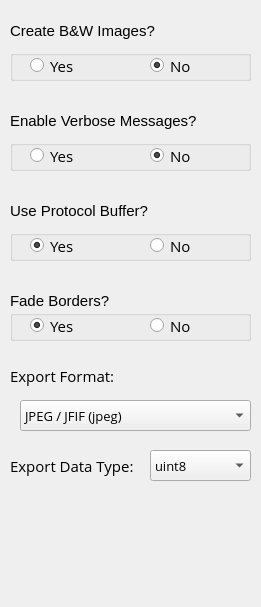
            <widget class="QWidget" name="page_2">
             <property name="geometry">
              <rect>
               <x>0</x>
               <y>0</y>
               <width>261</width>
               <height>607</height>
              </rect>
             </property>
             <attribute name="label">
              <string>Output Options</string>
             </attribute>
             <widget class="QLabel" name="label_50">
              <property name="geometry">
               <rect>
                <x>10</x>
                <y>290</y>
                <width>241</width>
                <height>21</height>
               </rect>
              </property>
              <property name="font">
               <font>
                <pointsize>11</pointsize>
                <weight>50</weight>
                <bold>false</bold>
               </font>
              </property>
              <property name="text">
               <string>Fade Borders?</string>
              </property>
             </widget>
             <widget class="QGroupBox" name="grpProtocol">
              <property name="geometry">
               <rect>
                <x>10</x>
                <y>230</y>
                <width>241</width>
                <height>31</height>
               </rect>
              </property>
              <property name="font">
               <font>
                <family>Open Sans</family>
                <pointsize>11</pointsize>
                <weight>50</weight>
                <bold>false</bold>
               </font>
              </property>
              <property name="styleSheet">
               <string notr="true"/>
              </property>
              <property name="title">
               <string/>
              </property>
              <widget class="QRadioButton" name="rdoPBYes">
               <property name="geometry">
                <rect>
                 <x>20</x>
                 <y>0</y>
                 <width>86</width>
                 <height>31</height>
                </rect>
               </property>
               <property name="font">
                <font>
                 <family>Open Sans</family>
                 <pointsize>11</pointsize>
                 <weight>50</weight>
                 <bold>false</bold>
                </font>
               </property>
               <property name="text">
                <string>Yes</string>
               </property>
               <property name="checked">
                <bool>true</bool>
               </property>
              </widget>
              <widget class="QRadioButton" name="rdoPBNo">
               <property name="geometry">
                <rect>
                 <x>140</x>
                 <y>0</y>
                 <width>86</width>
                 <height>31</height>
                </rect>
               </property>
               <property name="font">
                <font>
                 <family>Open Sans</family>
                 <pointsize>11</pointsize>
                 <weight>50</weight>
                 <bold>false</bold>
                </font>
               </property>
               <property name="text">
                <string>No</string>
               </property>
               <property name="checked">
                <bool>false</bool>
               </property>
              </widget>
             </widget>
             <widget class="QGroupBox" name="grpFade">
              <property name="geometry">
               <rect>
                <x>10</x>
                <y>310</y>
                <width>241</width>
                <height>31</height>
               </rect>
              </property>
              <property name="font">
               <font>
                <family>Open Sans</family>
                <pointsize>11</pointsize>
                <weight>50</weight>
                <bold>false</bold>
               </font>
              </property>
              <property name="styleSheet">
               <string notr="true"/>
              </property>
              <property name="title">
               <string/>
              </property>
              <widget class="QRadioButton" name="rdoFadeYes">
               <property name="geometry">
                <rect>
                 <x>20</x>
                 <y>0</y>
                 <width>86</width>
                 <height>31</height>
                </rect>
               </property>
               <property name="font">
                <font>
                 <family>Open Sans</family>
                 <pointsize>11</pointsize>
                 <weight>50</weight>
                 <bold>false</bold>
                </font>
               </property>
               <property name="text">
                <string>Yes</string>
               </property>
               <property name="checked">
                <bool>true</bool>
               </property>
              </widget>
              <widget class="QRadioButton" name="rdoFadeNo">
               <property name="geometry">
                <rect>
                 <x>140</x>
                 <y>0</y>
                 <width>86</width>
                 <height>31</height>
                </rect>
               </property>
               <property name="font">
                <font>
                 <family>Open Sans</family>
                 <pointsize>11</pointsize>
                 <weight>50</weight>
                 <bold>false</bold>
                </font>
               </property>
               <property name="text">
                <string>No</string>
               </property>
               <property name="checked">
                <bool>false</bool>
               </property>
              </widget>
             </widget>
             <widget class="QLabel" name="label_19">
              <property name="geometry">
               <rect>
                <x>10</x>
                <y>200</y>
                <width>241</width>
                <height>21</height>
               </rect>
              </property>
              <property name="font">
               <font>
                <pointsize>11</pointsize>
                <weight>50</weight>
                <bold>false</bold>
               </font>
              </property>
              <property name="text">
               <string>Use Protocol Buffer?</string>
              </property>
             </widget>
             <widget class="QGroupBox" name="grpBW">
              <property name="geometry">
               <rect>
                <x>10</x>
                <y>50</y>
                <width>241</width>
                <height>31</height>
               </rect>
              </property>
              <property name="font">
               <font>
                <family>Open Sans</family>
                <pointsize>11</pointsize>
                <weight>50</weight>
                <bold>false</bold>
               </font>
              </property>
              <property name="styleSheet">
               <string notr="true"/>
              </property>
              <property name="title">
               <string/>
              </property>
              <widget class="QRadioButton" name="rdoBWYes">
               <property name="geometry">
                <rect>
                 <x>20</x>
                 <y>0</y>
                 <width>86</width>
                 <height>31</height>
                </rect>
               </property>
               <property name="font">
                <font>
                 <family>Open Sans</family>
                 <pointsize>11</pointsize>
                 <weight>50</weight>
                 <italic>false</italic>
                 <bold>false</bold>
                </font>
               </property>
               <property name="text">
                <string>Yes</string>
               </property>
              </widget>
              <widget class="QRadioButton" name="rdoBWNo">
               <property name="geometry">
                <rect>
                 <x>140</x>
                 <y>0</y>
                 <width>86</width>
                 <height>31</height>
                </rect>
               </property>
               <property name="font">
                <font>
                 <family>Open Sans</family>
                 <pointsize>11</pointsize>
                 <weight>50</weight>
                 <italic>false</italic>
                 <bold>false</bold>
                </font>
               </property>
               <property name="text">
                <string>No</string>
               </property>
               <property name="checked">
                <bool>true</bool>
               </property>
              </widget>
             </widget>
             <widget class="QGroupBox" name="grpVerbose">
              <property name="geometry">
               <rect>
                <x>10</x>
                <y>140</y>
                <width>241</width>
                <height>31</height>
               </rect>
              </property>
              <property name="font">
               <font>
                <family>Open Sans</family>
                <pointsize>11</pointsize>
                <weight>50</weight>
                <bold>false</bold>
               </font>
              </property>
              <property name="styleSheet">
               <string notr="true"/>
              </property>
              <property name="title">
               <string/>
              </property>
              <widget class="QRadioButton" name="rdoVMYes">
               <property name="geometry">
                <rect>
                 <x>20</x>
                 <y>0</y>
                 <width>86</width>
                 <height>31</height>
                </rect>
               </property>
               <property name="font">
                <font>
                 <family>Open Sans</family>
                 <pointsize>11</pointsize>
                 <weight>50</weight>
                 <italic>false</italic>
                 <bold>false</bold>
                </font>
               </property>
               <property name="text">
                <string>Yes</string>
               </property>
              </widget>
              <widget class="QRadioButton" name="rdoVMNo">
               <property name="geometry">
                <rect>
                 <x>140</x>
                 <y>0</y>
                 <width>86</width>
                 <height>31</height>
                </rect>
               </property>
               <property name="font">
                <font>
                 <family>Open Sans</family>
                 <pointsize>11</pointsize>
                 <weight>50</weight>
                 <italic>false</italic>
                 <bold>false</bold>
                </font>
               </property>
               <property name="text">
                <string>No</string>
               </property>
               <property name="checked">
                <bool>true</bool>
               </property>
              </widget>
             </widget>
             <widget class="QLabel" name="label_14">
              <property name="geometry">
               <rect>
                <x>10</x>
                <y>20</y>
                <width>231</width>
                <height>21</height>
               </rect>
              </property>
              <property name="font">
               <font>
                <pointsize>11</pointsize>
                <weight>50</weight>
                <bold>false</bold>
               </font>
              </property>
              <property name="text">
               <string>Create B&amp;W Images?</string>
              </property>
             </widget>
             <widget class="QLabel" name="label_20">
              <property name="geometry">
               <rect>
                <x>10</x>
                <y>110</y>
                <width>241</width>
                <height>21</height>
               </rect>
              </property>
              <property name="font">
               <font>
                <pointsize>11</pointsize>
                <weight>50</weight>
                <bold>false</bold>
               </font>
              </property>
              <property name="text">
               <string>Enable Verbose Messages?</string>
              </property>
             </widget>
             <widget class="QComboBox" name="cboData">
              <property name="geometry">
               <rect>
                <x>150</x>
                <y>450</y>
                <width>101</width>
                <height>31</height>
               </rect>
              </property>
              <property name="font">
               <font>
                <family>Open Sans</family>
                <pointsize>10</pointsize>
                <weight>50</weight>
                <bold>false</bold>
               </font>
              </property>
              <property name="currentIndex">
               <number>0</number>
              </property>
              <item>
               <property name="text">
                <string>uint8</string>
               </property>
              </item>
              <item>
               <property name="text">
                <string>int16</string>
               </property>
              </item>
              <item>
               <property name="text">
                <string>uint16</string>
               </property>
              </item>
              <item>
               <property name="text">
                <string>int32</string>
               </property>
              </item>
              <item>
               <property name="text">
                <string>uint32</string>
               </property>
              </item>
              <item>
               <property name="text">
                <string>int64</string>
               </property>
              </item>
              <item>
               <property name="text">
                <string>uint64</string>
               </property>
              </item>
              <item>
               <property name="text">
                <string>float16</string>
               </property>
              </item>
              <item>
               <property name="text">
                <string>float32</string>
               </property>
              </item>
              <item>
               <property name="text">
                <string>float64</string>
               </property>
              </item>
             </widget>
             <widget class="QLabel" name="label_32">
              <property name="geometry">
               <rect>
                <x>10</x>
                <y>450</y>
                <width>141</width>
                <height>31</height>
               </rect>
              </property>
              <property name="font">
               <font>
                <family>Open Sans</family>
                <pointsize>11</pointsize>
                <weight>50</weight>
                <bold>false</bold>
               </font>
              </property>
              <property name="text">
               <string>Export Data Type:</string>
              </property>
             </widget>
             <widget class="QLabel" name="label_31">
              <property name="geometry">
               <rect>
                <x>10</x>
                <y>360</y>
                <width>161</width>
                <height>31</height>
               </rect>
              </property>
              <property name="font">
               <font>
                <family>Open Sans</family>
                <pointsize>11</pointsize>
                <weight>50</weight>
                <bold>false</bold>
               </font>
              </property>
              <property name="text">
               <string>Export Format:</string>
              </property>
             </widget>
             <widget class="QComboBox" name="cboFormat">
              <property name="geometry">
               <rect>
                <x>20</x>
                <y>400</y>
                <width>231</width>
                <height>31</height>
               </rect>
              </property>
              <property name="font">
               <font>
                <family>Open Sans</family>
                <pointsize>10</pointsize>
                <weight>50</weight>
                <bold>false</bold>
               </font>
              </property>
              <property name="currentIndex">
               <number>0</number>
              </property>
              <property name="sizeAdjustPolicy">
               <enum>QComboBox::AdjustToContentsOnFirstShow</enum>
              </property>
              <item>
               <property name="text">
                <string>JPEG / JFIF (jpeg)</string>
               </property>
              </item>
              <item>
               <property name="text">
                <string>Portable Network Graphics (png)</string>
               </property>
              </item>
              <item>
               <property name="text">
                <string>Microsoft Windows Device Independent Bitmap (bmp)</string>
               </property>
              </item>
              <item>
               <property name="text">
                <string>Graphics Interchange Format (gif)</string>
               </property>
              </item>
              <item>
               <property name="text">
                <string>TIFF / BigTIFF / GeoTIFF (tif)</string>
               </property>
              </item>
              <item>
               <property name="text">
                <string>X11 Pixmap (xpm)</string>
               </property>
              </item>
              <item>
               <property name="text">
                <string>Arc/Info Binary Grid (adf)</string>
               </property>
              </item>
              <item>
               <property name="text">
                <string>Bathymetry Attributed Grid (bag)</string>
               </property>
              </item>
              <item>
               <property name="text">
                <string>BSB Nautical Chart Format (kap)</string>
               </property>
              </item>
              <item>
               <property name="text">
                <string>Envisat Image Product (n1)</string>
               </property>
              </item>
              <item>
               <property name="text">
                <string>Erdas Imagine (img)</string>
               </property>
              </item>
              <item>
               <property name="text">
                <string>Erdas Compressed Wavelets (ecw)</string>
               </property>
              </item>
              <item>
               <property name="text">
                <string>ERMapper (ers)</string>
               </property>
              </item>
              <item>
               <property name="text">
                <string>EUMETSAT Archive Native (nat)</string>
               </property>
              </item>
              <item>
               <property name="text">
                <string>FITS (fits)</string>
               </property>
              </item>
              <item>
               <property name="text">
                <string>GDAL Virtual (vrt)</string>
               </property>
              </item>
              <item>
               <property name="text">
                <string>Generic Tagged Arrays (gta)</string>
               </property>
              </item>
              <item>
               <property name="text">
                <string>In Memory Raster (mem)</string>
               </property>
              </item>
              <item>
               <property name="text">
                <string>Japanese DEM (mem)</string>
               </property>
              </item>
              <item>
               <property name="text">
                <string>Swedish Grid RIK (rik)</string>
               </property>
              </item>
              <item>
               <property name="text">
                <string>Terragen Heightfield (ter)</string>
               </property>
              </item>
              <item>
               <property name="text">
                <string>USGS ASCII DEM / CDED (dem)</string>
               </property>
              </item>
              <item>
               <property name="text">
                <string>USGS DOQ 1st Generation (doq)</string>
               </property>
              </item>
              <item>
               <property name="text">
                <string>USGS DOQ New Labelled (doq)</string>
               </property>
              </item>
              <item>
               <property name="text">
                <string>WMO GRIB1 / GRIB2 (grb)</string>
               </property>
              </item>
             </widget>
            </widget>
